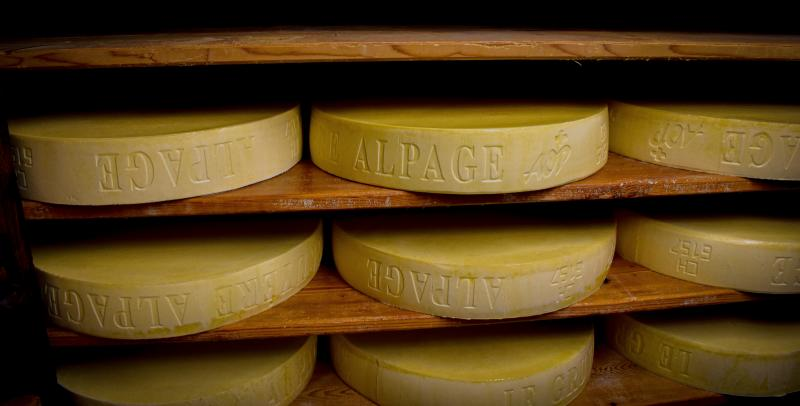
#> input picture MC2/Data/Kaese.jpg, 800 x 406 px, found by its file name
$ jupyter execute 'Day_9_Segmentation, Morphological Operations, Object Properties in Images.ipynb'
#> lines starting #> are read from the running program, lines starting #| are printed output that depends on the picture; after the words box and inside, x2 and y2 are one past the last pixel; in counts of white or black regions, pixels touching at a corner belong together
# Tag 1
## Anwendungsfalls
In traditionellen Schweizer Alpkäsereien lagern Käselaibe auf Holzregalen zur Reifung. Eine automatisierte Erkennung und Zählung dieser Laibe auf Bildern – z.B. aus einer Produktionsüberwachung oder einem Kontrollsystem – kann zur Qualitätskontrolle, Bestandsaufnahme oder Prozessoptimierung beitragen. Besonders in kleinen, handwerklichen Betrieben kann so der Aufwand reduziert und die Nachverfolgbarkeit verbessert werden.

## Problemstellung
Die Käselaibe haben meist eine gleichmässige, runde Form und eine gelblich-bräunliche Färbung, die sich vom Holzregal oder dem dunkleren Reiferaumhintergrund abhebt. Je nach Lichtverhältnissen, Schatten oder teilweiser Überlappung kann die visuelle Trennung jedoch schwierig sein. Ziel ist es, diese gleichartigen Objekte automatisch zu segmentieren, ohne manuelles Zählen. Dies kann insbesondere dann herausfordernd sein, wenn Laibe eng beieinander liegen oder teilweise verdeckt sind.

## Ziel der Segmentierung
Durch die Segmentierung der Käselaibe im Bild soll eine zuverlässige Zählung, Lokalisierung und ggf. Flächenschätzung einzelner Laibe ermöglicht werden. Die daraus gewonnenen Daten können genutzt werden, um Lagerbestände zu automatisieren, Reifeverläufe über Zeiträume zu dokumentieren oder auch visuelle Auffälligkeiten (z.B. Schimmelbildung) frühzeitig zu erkennen – ein praktischer Nutzen für die Lebensmittelüberwachung und das digitale Alpkäsemanagement.

## Bild

Quelle: https://www.loisirs.ch/agendas/32860/les-secrets-de-la-fabrication-de-fromage-d-alpage-a-la-poyettaz

# Tag 6

[cell 1]
import cv2
import numpy as np
import matplotlib.pyplot as plt

# Bild laden und vorbereiten
img = cv2.imread("C:\\Users\\silas\\PycharmProjects\\GBSV_2025\\MC2\\Data\\Kaese.jpg")
#> img is the input picture: shape (406, 800, 3); mean B, G, R 25, 61.2, 84.1
img_rgb = cv2.cvtColor(img, cv2.COLOR_BGR2RGB)
lab = cv2.cvtColor(img, cv2.COLOR_BGR2LAB)

# Farbsegmentierung (LAB)
lower = np.array([40, 110, 0])
upper = np.array([220, 133, 255])
mask = cv2.inRange(lab, lower, upper)
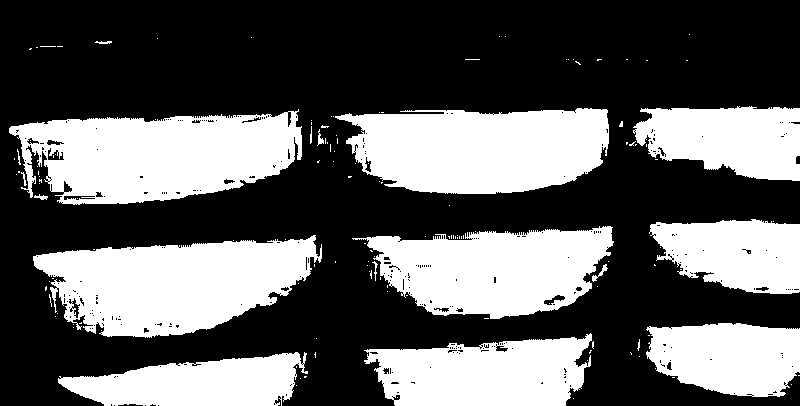
#> mask: shape (406, 800); 37.8% white; 141 white regions (124 under 20 px), largest, box (x1, y1, x2, y2) and area: (9, 109, 302, 205) 19738, (33, 235, 322, 338) 19430, (335, 108, 609, 194) 18616

# Maske bereinigen
kernel = np.ones((5, 5), np.uint8)
mask_cleaned = cv2.morphologyEx(mask, cv2.MORPH_CLOSE, kernel)

# Konturen finden und nach Fläche filtern
contours, _ = cv2.findContours(mask_cleaned, cv2.RETR_EXTERNAL, cv2.CHAIN_APPROX_SIMPLE)
#> contours = 47 contours, 36 with area under 20; largest, box (x1, y1, x2, y2) and area: (9, 109, 302, 205) 20794, (33, 235, 322, 338) 19981, (331, 108, 609, 194) 18645, (352, 226, 614, 319) 16596, (364, 333, 594, 406) 12498
min_area = 4000
large_contours = [cnt for cnt in contours if cv2.contourArea(cnt) > min_area]
#> large_contours = 9 contours; largest, box (x1, y1, x2, y2) and area: (9, 109, 302, 205) 20794, (33, 235, 322, 338) 19981, (331, 108, 609, 194) 18645, (352, 226, 614, 319) 16596, (364, 333, 594, 406) 12498

# Ergebnis
num_objects = len(large_contours)
#> num_objects = 9
print(f"Gezählte Käselaibe: {num_objects}")
#| Gezählte Käselaibe: 9

# Segmentiertes Bild erstellen
result = cv2.bitwise_and(img_rgb, img_rgb, mask=mask_cleaned)

# Visualisierung
plt.figure(figsize=(15, 5))
plt.subplot(1, 3, 1), plt.title("Original"), plt.imshow(img_rgb), plt.axis("off")
plt.subplot(1, 3, 2), plt.title(f"Mask Grosse Konturen: {num_objects}"), plt.imshow(mask_cleaned, cmap="gray"), plt.axis("off")
plt.subplot(1, 3, 3), plt.title("Segmentiert"), plt.imshow(result), plt.axis("off")
plt.show()

[cell 2]
import cv2
import numpy as np
import matplotlib.pyplot as plt

# 1. Bild laden und vorbereiten
img = cv2.imread("C:\\Users\\silas\\PycharmProjects\\GBSV_2025\\MC2\\Data\\Kaese.jpg")
gray = cv2.cvtColor(img, cv2.COLOR_BGR2GRAY)
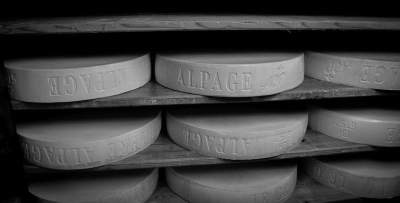
#> gray: shape (406, 800) (shown at 1/2 size); min 0, max 199, mean 63.9

# 2. Rauschreduzierung (angepasste Parameter)
blurred = cv2.medianBlur(gray, 5)  # Besser bei Salz-Pfeffer-Rauschen als GaussianBlur

# 3. Thresholding (Otsu, nicht invertiert!)
_, otsu_mask = cv2.threshold(blurred, 190, 200, cv2.THRESH_BINARY + cv2.THRESH_OTSU)

# 4. Kleine Störungen entfernen (Rauschen filtern)
kernel = np.ones((3,3), np.uint8)
opened = cv2.morphologyEx(otsu_mask, cv2.MORPH_OPEN, kernel, iterations=3)  # Entfernt kleine weiße Punkte

# 5. Watershed vorbereiten
dist_transform = cv2.distanceTransform(opened, cv2.DIST_L2, 5)
_, sure_fg = cv2.threshold(dist_transform, 0.4 * dist_transform.max(), 255, 0)  # Marker für Laibe
sure_fg = np.uint8(sure_fg)

# 6. Watershed anwenden
unknown = cv2.subtract(opened, sure_fg)
_, markers = cv2.connectedComponents(sure_fg)
markers += 1
markers[unknown == 0] = 100
markers = cv2.watershed(img, markers)
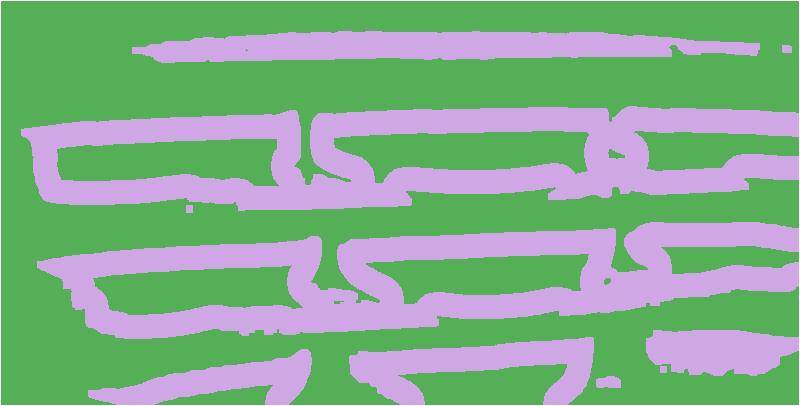
#> markers: shape (406, 800) int32; 3 distinct labels, from -1 to 100; one colour per label, 0 black, -1 white

# 7. Ergebnis extrahieren (Nur Objekte, kein Hintergrund/Rauschen)
final_mask = np.zeros_like(gray, dtype=np.uint8)
final_mask[markers > 1] = 100  # Marker >1 = Käselaibe

# 8. Konturen zählen (nur große Flächen)
contours, _ = cv2.findContours(final_mask, cv2.RETR_EXTERNAL, cv2.CHAIN_APPROX_SIMPLE)
min_area = 500  # Mindestfläche für einen Käselaib (anpassen!)
valid_contours = [cnt for cnt in contours if cv2.contourArea(cnt) > min_area]
num_objects = len(valid_contours)
print(f"Gezählte Käselaibe: {num_objects}")

# 9. Visualisierung
colored_labels = np.zeros_like(img)
for i, cnt in enumerate(valid_contours):
    cv2.drawContours(colored_labels, [cnt], 0, (0, 255, 0), 1)  # Grüne Konturen

plt.figure(figsize=(18, 6))
plt.subplot(1, 3, 1), plt.title("Otsu Mask"), plt.imshow(otsu_mask, cmap="gray"), plt.axis("off")
plt.subplot(1, 3, 2), plt.title(f"Finale Maske ({num_objects} Objekte)"), plt.imshow(final_mask, cmap="gray"), plt.axis("off")
plt.subplot(1, 3, 3), plt.title("Ergebnis"), plt.imshow(colored_labels), plt.axis("off")
plt.show()

# Tag 7

[cell 3]
import cv2
# Bild laden und in verschiedene Farbräume umwandeln
img = cv2.imread("C:\\Users\\silas\\PycharmProjects\\GBSV_2025\\MC2\\Data\\Kaese.jpg")
img_rgb = cv2.cvtColor(img, cv2.COLOR_BGR2RGB)
lab = cv2.cvtColor(img, cv2.COLOR_BGR2LAB)

# LAB-Segmentierung
lower = np.array([40, 110, 0])
upper = np.array([220, 133, 255])
mask = cv2.inRange(lab, lower, upper)

# ---------------- Morphologische Operationen ----------------

# Schritt 1: Grobes Closing mit 5x5 (füllt große Lücken)
kernel_large = np.ones((5, 5), np.uint8)
mask_close5 = cv2.morphologyEx(mask, cv2.MORPH_CLOSE, kernel_large, iterations=2)

# Schritt 2: Fein-Öffnen mit 3x3 (entfernt kleine weiße Flecken)
kernel_small = np.ones((3, 3), np.uint8)
mask_open = cv2.morphologyEx(mask_close5, cv2.MORPH_OPEN, kernel_small, iterations=5)

# Variante A: Finales Closing mit 3x3 (sanfte Lückenfüllung)
mask_refined_A = cv2.morphologyEx(mask_open, cv2.MORPH_CLOSE, kernel_small, iterations=5)

# Variante B: Alternativ mit Dilate → Erode
mask_dilated = cv2.dilate(mask_open, kernel_small, iterations=5)
mask_refined_B = cv2.erode(mask_dilated, kernel_small, iterations=5)

# Variante C: Elliptischer Kernel für rundere Lücken
kernel_ellipse = cv2.getStructuringElement(cv2.MORPH_ELLIPSE, (5, 5))
mask_refined_C = cv2.morphologyEx(mask_open, cv2.MORPH_CLOSE, kernel_ellipse, iterations=5)

# ---------------- Konturen zählen ----------------

def count_objects(mask, min_area=4000):
#> called with min_area = 4000
    contours, _ = cv2.findContours(mask, cv2.RETR_EXTERNAL, cv2.CHAIN_APPROX_SIMPLE)
#> contours = 9 contours; largest, box (x1, y1, x2, y2) and area: (17, 112, 302, 204) 20816, (35, 239, 322, 337) 20150, (352, 108, 609, 194) 18594, (369, 226, 612, 319) 16876, (366, 338, 592, 406) 12523
    large = [cnt for cnt in contours if cv2.contourArea(cnt) > min_area]
#> large has the same summary as contours
    return len(large)

nA = count_objects(mask_refined_A)
#> nA = 9
nB = count_objects(mask_refined_B)
#> nB = 9
nC = count_objects(mask_refined_C)
#> in count_objects (call 3), `contours, _ = cv2.findContours(mask, cv2.RETR_EXTERNAL, cv2.CHAIN_APPR..`: contours = 9 contours; largest, box (x1, y1, x2, y2) and area: (17, 112, 302, 204) 20884, (35, 239, 322, 337) 20249, (352, 108, 609, 194) 18666, (369, 226, 612, 319) 17038, (366, 338, 592, 406) 12604
#> in count_objects (call 3), `large = [cnt for cnt in contours if cv2.contourArea(cnt) > min_area]`: large has the same summary as contours
#> nC = 9

# ---------------- Visualisierung ----------------

plt.figure(figsize=(18, 10))
plt.subplot(3, 3, 1), plt.title("Original LAB-Maske"), plt.imshow(mask, cmap="gray"), plt.axis("off")
plt.subplot(3, 3, 2), plt.title("5x5 CLOSE"), plt.imshow(mask_close5, cmap="gray"), plt.axis("off")
plt.subplot(3, 3, 3), plt.title("OPEN 3x3"), plt.imshow(mask_open, cmap="gray"), plt.axis("off")
plt.subplot(3, 3, 4), plt.title(f"Variante A: 3x3 CLOSE\n{nA} Objekte"), plt.imshow(mask_refined_A, cmap="gray"), plt.axis("off")
plt.subplot(3, 3, 5), plt.title(f"Variante B: Dilate\n{nB} Objekte"), plt.imshow(mask_dilated, cmap="gray"), plt.axis("off")
plt.subplot(3, 3, 6), plt.title(f"Variante B: Dilate→Erode\n{nB} Objekte"), plt.imshow(mask_refined_B, cmap="gray"), plt.axis("off")
plt.subplot(3, 3, 8), plt.title(f"Variante C: Ellipse 5x5 CLOSE\n{nC} Objekte"), plt.imshow(mask_refined_C, cmap="gray"), plt.axis("off")
plt.tight_layout()
plt.show()

[cell 4]
import cv2
import numpy as np
import matplotlib.pyplot as plt

# Bild laden und Kopie erstellen
img = cv2.imread("C:\\Users\\silas\\PycharmProjects\\GBSV_2025\\MC2\\Data\\kaese.jpg")
img_original = img.copy()  # Original unverändert speichern
gray = cv2.cvtColor(img, cv2.COLOR_BGR2GRAY)

# Bildverarbeitungsschritte
blurred = cv2.medianBlur(gray, 5)
_, otsu_mask = cv2.threshold(blurred, 160, 255, cv2.THRESH_BINARY + cv2.THRESH_OTSU)

kernel_large = np.ones((3, 3), np.uint8)
opened = cv2.morphologyEx(otsu_mask, cv2.MORPH_OPEN, kernel_large, iterations=3)
refined = cv2.morphologyEx(opened, cv2.MORPH_CLOSE, kernel_large, iterations=3)
refined = cv2.morphologyEx(refined, cv2.MORPH_OPEN, kernel_large, iterations=3)

dist_transform = cv2.distanceTransform(refined, cv2.DIST_L2, 5)
_, sure_fg = cv2.threshold(dist_transform, 0.6 * dist_transform.max(), 255, 0)
sure_fg = np.uint8(sure_fg)
unknown = cv2.subtract(refined, sure_fg)

# Marker erstellen
_, markers = cv2.connectedComponents(sure_fg)
markers += 1
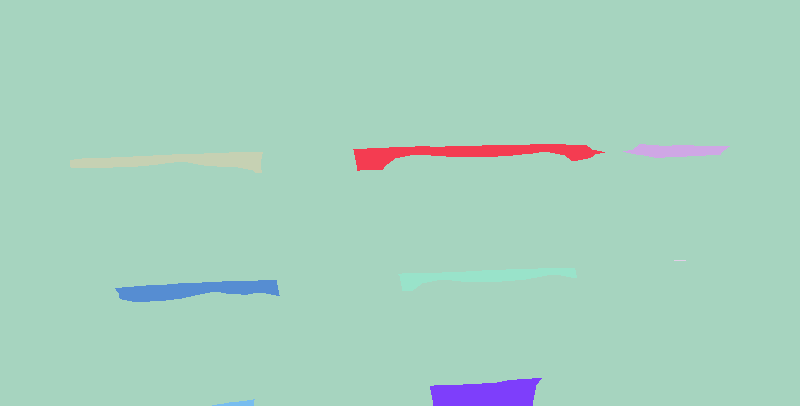
#> markers: shape (406, 800) int32; 9 distinct labels, from 1 to 9; one colour per label, 0 black
markers[unknown == 255] = 0  # Korrigierte Hintergrundmarkierung
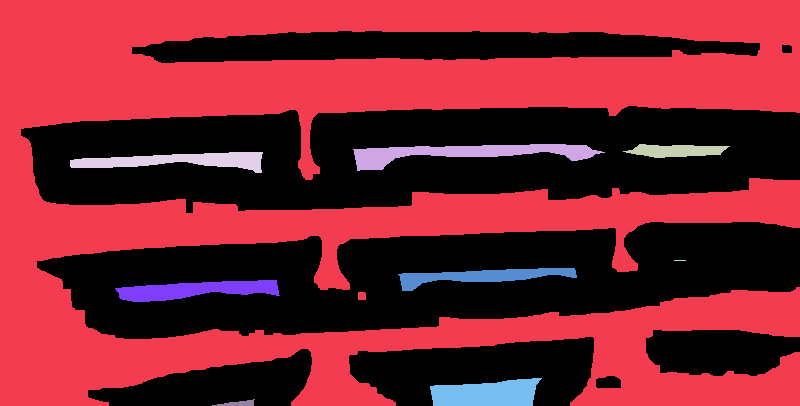
#> markers: shape (406, 800) int32; 10 distinct labels, from 0 to 9; one colour per label, 0 black

# Watershed auf Kopie anwenden
img_result = img_original.copy()  # Auf unverändertem Original arbeiten
markers = cv2.watershed(img_result, markers)
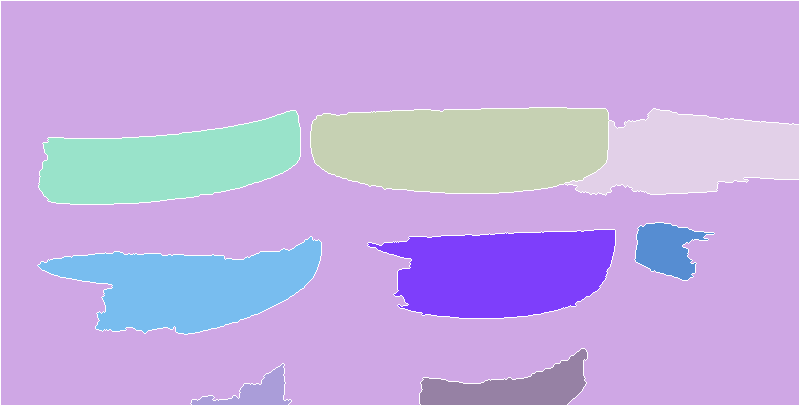
#> markers: shape (406, 800) int32; 10 distinct labels, from -1 to 9; one colour per label, 0 black, -1 white

# Grenzen verdicken und einzeichnen
boundary_mask = (markers == -1).astype(np.uint8)
kernel_dilate = np.ones((3, 3), np.uint8)
thick_boundaries = cv2.dilate(boundary_mask, kernel_dilate, iterations=1)
img_result[thick_boundaries == 1] = [0, 0, 255]  # Rote Grenzen

# ---------------- Visualisierung ----------------
plt.figure(figsize=(18, 10))

# Originalbild unverändert anzeigen
plt.subplot(2, 3, 1), plt.title("Original Bild"),
plt.imshow(cv2.cvtColor(img_original, cv2.COLOR_BGR2RGB)), plt.axis("off")

# Zwischenschritte
plt.subplot(2, 3, 2), plt.title("Otsu Thresholding"), plt.imshow(otsu_mask, cmap="gray"), plt.axis("off")
plt.subplot(2, 3, 3), plt.title("Geöffnete Maske"), plt.imshow(opened, cmap="gray"), plt.axis("off")
plt.subplot(2, 3, 4), plt.title("Feinschliff (Closing + Opening)"), plt.imshow(refined, cmap="gray"), plt.axis("off")
plt.subplot(2, 3, 5), plt.title("Distanztransformation"), plt.imshow(dist_transform, cmap="gray"), plt.axis("off")

# Finales Ergebnis mit Originalfarben + roten Grenzen
plt.subplot(2, 3, 6), plt.title("Finales Ergebnis (mit Watershed)"),
plt.imshow(cv2.cvtColor(img_result, cv2.COLOR_BGR2RGB)), plt.axis("off")

plt.tight_layout()
plt.show()
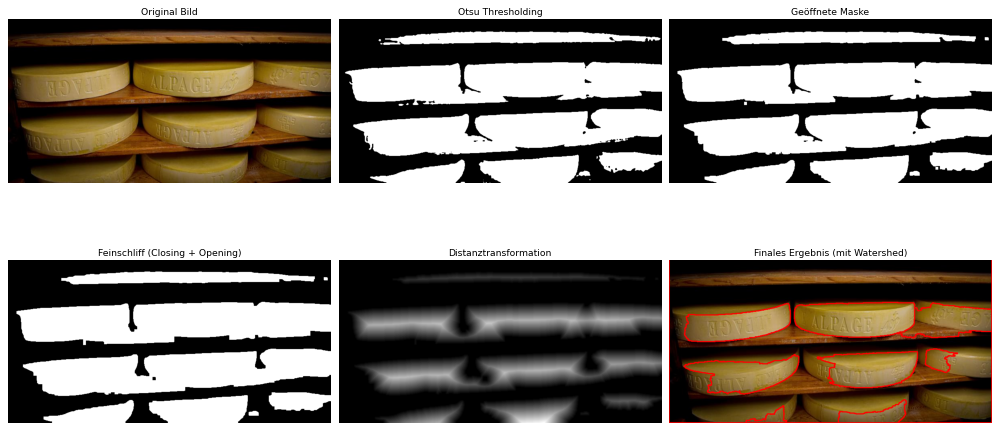
#> figure drawn by matplotlib, 6 panels

# Tag 8

[cell 5]
import cv2
import numpy as np
import matplotlib.pyplot as plt

# Maske von Tag 7 laden (Variante A als beste)
mask = mask_refined_A.copy()

# Konturen extrahieren
contours, _ = cv2.findContours(mask, cv2.RETR_EXTERNAL, cv2.CHAIN_APPROX_SIMPLE)
#> contours = 9 contours; largest, box (x1, y1, x2, y2) and area: (17, 112, 302, 204) 20816, (35, 239, 322, 337) 20150, (352, 108, 609, 194) 18594, (369, 226, 612, 319) 16876, (366, 338, 592, 406) 12523

# Merkmale extrahieren
areas = []
perimeters = []
orientations = []

for cnt in contours:
    area = cv2.contourArea(cnt)
    if area < 4000:  # Filter beibehalten
        continue

    perimeter = cv2.arcLength(cnt, True)
    M = cv2.moments(cnt)

    # Orientierung berechnen (in Grad)
    if M["m00"] != 0:
        orientation = 0.5 * np.arctan2(2*M["mu11"], (M["mu20"] - M["mu02"])) * (180 / np.pi)
    else:
        orientation = 0

    areas.append(area)
    perimeters.append(perimeter)
    orientations.append(orientation)
#> this loop made 9 passes
#> (area, perimeter, orientation) on passes 1 to 4: (9035, 556.2, -3.63), (12523, 568.9, -2.28), (9280.5, 438.1, 5.5), (20149.5, 714, -5.92)
#> after the loop, areas = [9035, 12523, 9280.5, 20149.5, 16875.5, 8609.5, 20815.5, 18594, 9473]; orientations = [-3.63, -2.28, 5.5, -5.92, -1.67, 8.89, -3.48, -1.3, 6.1]; perimeters = [556.2, 568.9, 438.1, 714, 642.6, 423.2, 719.9, 651.3, 468.1]

# Anzahl
print(f"Anzahl Käselaibe: {len(areas)}")
#| Anzahl Käselaibe: 9

[cell 6]
# Statistische Auswertung
print(f"Fläche: Mittel={np.mean(areas):.1f}, Std={np.std(areas):.1f}")
#| Fläche: Mittel=13928.4, Std=4856.3
print(f"Umfang: Mittel={np.mean(perimeters):.1f}, Std={np.std(perimeters):.1f}")
#| Umfang: Mittel=575.8, Std=107.7
print(f"Orientierung: Mittel={np.mean(orientations):.1f}°, Std={np.std(orientations):.1f}°")
#| Orientierung: Mittel=0.2°, Std=4.9°

plt.figure(figsize=(15, 4))
plt.subplot(1, 3, 1), plt.hist(areas, bins=10), plt.title("Flächenverteilung")
plt.subplot(1, 3, 2), plt.hist(perimeters, bins=10), plt.title("Umfangsverteilung")
plt.subplot(1, 3, 3), plt.hist(orientations, bins=10), plt.title("Orientierungen")
plt.tight_layout()
plt.show()
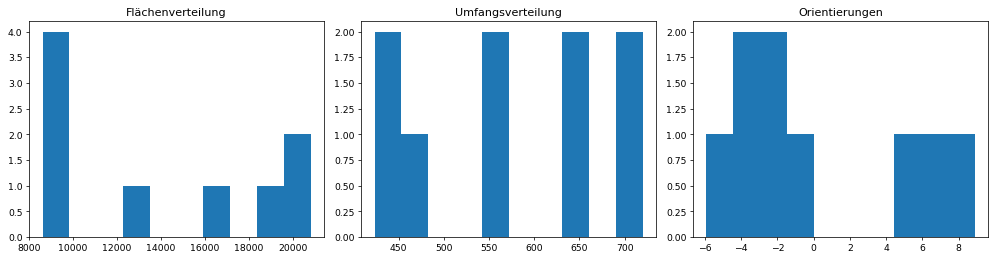
#> figure drawn by matplotlib, 3 panels; panel 1: tallest bar 4 high, from x = 8609.5 to 9830.1

[cell 7]
output = img_rgb.copy()

for i, cnt in enumerate(contours):
    area = cv2.contourArea(cnt)
    if area < 4000:
        continue

    M = cv2.moments(cnt)
    if M["m00"] == 0:
        continue
    cx = int(M["m10"] / M["m00"])
    cy = int(M["m01"] / M["m00"])

    cv2.drawContours(output, [cnt], -1, (0, 255, 0), 2)
    cv2.putText(output, f"{i+1}", (cx - 10, cy), cv2.FONT_HERSHEY_SIMPLEX, 0.6, (255, 0, 0), 2)
#> this loop made 9 passes
#> (area, cx, cy) on passes 1 to 4: (9035, 197, 382), (12523, 484, 372), (9280.5, 726, 356), (20149.5, 172, 283)
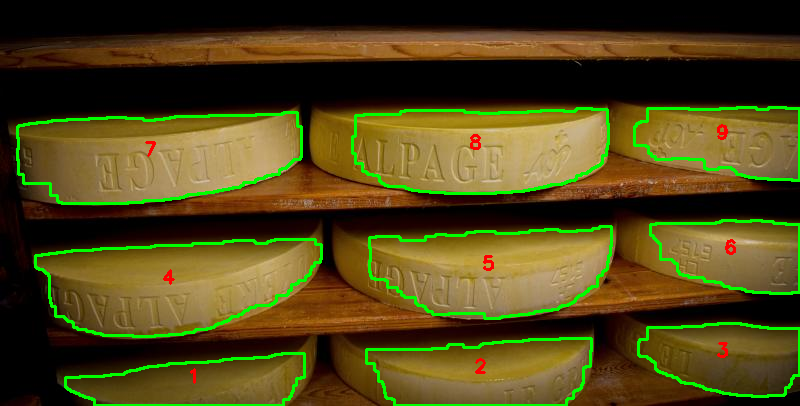
#> output: shape (406, 800, 3); mean R, G, B 79.6, 69.3, 23.7

plt.figure(figsize=(10, 8))
plt.title("Segmentierte Käselaibe mit Beschriftung")
plt.imshow(output)
plt.axis("off")
plt.show()

# Tag 9
Noch überarbeiten

[cell 8]
import cv2
import numpy as np
import matplotlib.pyplot as plt

# Schritt 1: Maske laden oder verwenden
mask = mask_refined_A.copy()  # Deine vorbereitete Objektmaske (z. B. aus Segmentierung)

# Schritt 2: Binärmaske erzeugen
binary_mask = (mask > 0).astype(np.uint8) * 255  # Umwandlung in uint8 für OpenCV

# Schritt 3: Skeletonisierung per Thinning (OpenCV-Erweiterung)
# Prüfen, ob ximgproc verfügbar ist
try:
    from cv2.ximgproc import thinning
except ImportError:
    raise ImportError("Modul 'cv2.ximgproc' ist nicht installiert. Installiere OpenCV mit Extra-Modulen: pip install opencv-contrib-python")

skeleton = thinning(binary_mask)
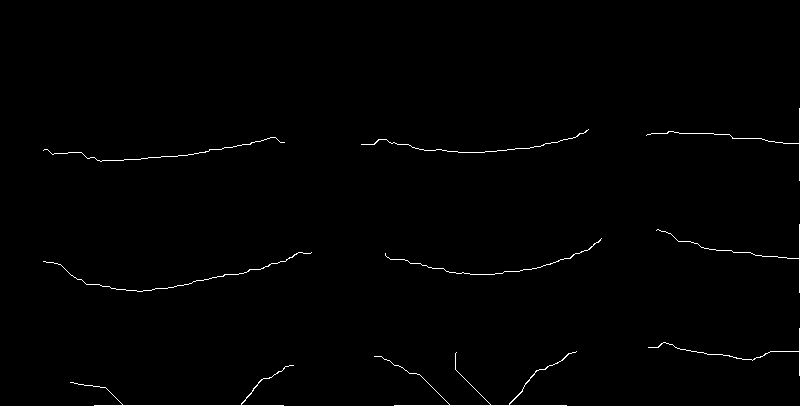
#> skeleton: shape (406, 800); 0.73% white in thin lines or dots, all inside (x1, y1, x2, y2) = (43, 108, 800, 406)

# Schritt 4: Pixel zählen
num_skeleton_pixels = cv2.countNonZero(skeleton)
#> num_skeleton_pixels = 2384
print(f"Anzahl der Skelett-Pixel: {num_skeleton_pixels}")
#| Anzahl der Skelett-Pixel: 2384

# Schritt 5: Visualisierung
plt.figure(figsize=(10, 5))
plt.subplot(1, 2, 1)
plt.title("Originalmaske")
plt.imshow(mask, cmap="gray")
plt.axis("off")

plt.subplot(1, 2, 2)
plt.title("Skelett (Thinning)")
plt.imshow(skeleton, cmap="gray")
plt.axis("off")

plt.tight_layout()
plt.show()
